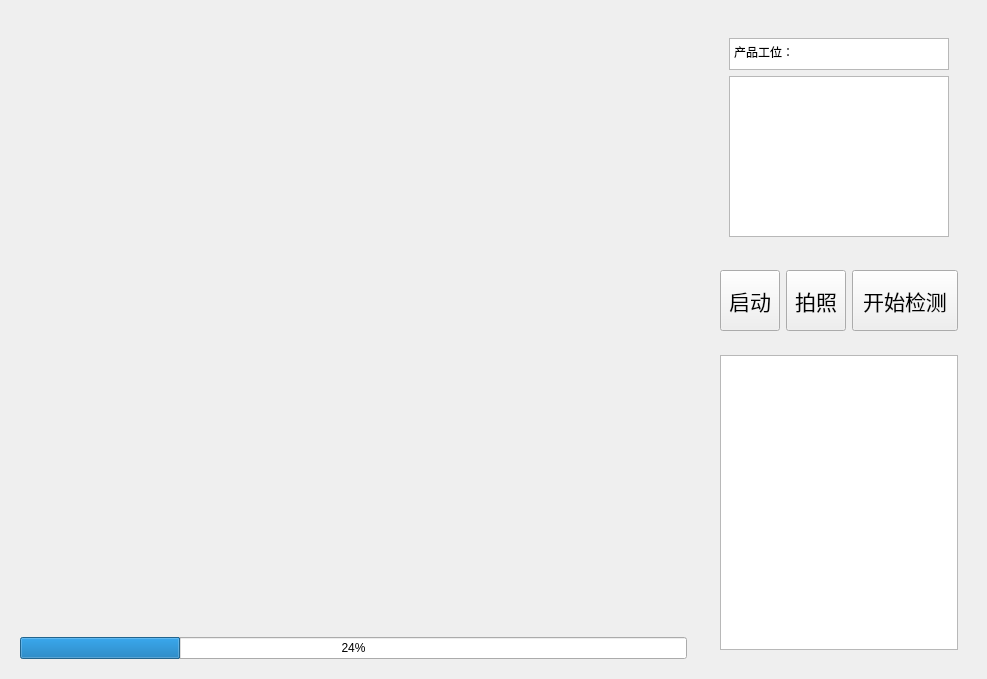
<?xml version="1.0" encoding="UTF-8"?>
<ui version="4.0">
 <class>Form</class>
 <widget class="QWidget" name="Form">
  <property name="geometry">
   <rect>
    <x>0</x>
    <y>0</y>
    <width>987</width>
    <height>679</height>
   </rect>
  </property>
  <property name="windowTitle">
   <string>Form</string>
  </property>
  <layout class="QHBoxLayout" name="horizontalLayout" stretch="5,2">
   <item>
    <widget class="QWidget" name="widget_1" native="true">
     <layout class="QVBoxLayout" name="verticalLayout_3">
      <item>
       <widget class="QStackedWidget" name="stackedWidget">
        <property name="currentIndex">
         <number>-1</number>
        </property>
       </widget>
      </item>
      <item>
       <layout class="QHBoxLayout" name="horizontalLayout_2">
        <item>
         <widget class="QProgressBar" name="progressBar">
          <property name="value">
           <number>24</number>
          </property>
         </widget>
        </item>
       </layout>
      </item>
     </layout>
    </widget>
   </item>
   <item>
    <widget class="QWidget" name="widget_2" native="true">
     <layout class="QVBoxLayout" name="verticalLayout" stretch="3,1,4">
      <item>
       <widget class="QWidget" name="widget_3" native="true">
        <layout class="QHBoxLayout" name="horizontalLayout_4" stretch="2">
         <item>
          <widget class="QWidget" name="widget_7" native="true">
           <layout class="QVBoxLayout" name="verticalLayout_2" stretch="1,5">
            <item>
             <widget class="QTextBrowser" name="textBrowser_2">
              <property name="sizePolicy">
               <sizepolicy hsizetype="Preferred" vsizetype="Minimum">
                <horstretch>0</horstretch>
                <verstretch>0</verstretch>
               </sizepolicy>
              </property>
              <property name="minimumSize">
               <size>
                <width>0</width>
                <height>30</height>
               </size>
              </property>
              <property name="font">
               <font>
                <pointsize>11</pointsize>
               </font>
              </property>
              <property name="html">
               <string>&lt;!DOCTYPE HTML PUBLIC &quot;-//W3C//DTD HTML 4.0//EN&quot; &quot;http://www.w3.org/TR/REC-html40/strict.dtd&quot;&gt;
&lt;html&gt;&lt;head&gt;&lt;meta name=&quot;qrichtext&quot; content=&quot;1&quot; /&gt;&lt;style type=&quot;text/css&quot;&gt;
p, li { white-space: pre-wrap; }
&lt;/style&gt;&lt;/head&gt;&lt;body style=&quot; font-family:'SimSun'; font-size:11pt; font-weight:400; font-style:normal;&quot;&gt;
&lt;p style=&quot; margin-top:0px; margin-bottom:0px; margin-left:0px; margin-right:0px; -qt-block-indent:0; text-indent:0px;&quot;&gt;&lt;span style=&quot; font-size:9pt;&quot;&gt;产品工位：&lt;/span&gt;&lt;/p&gt;&lt;/body&gt;&lt;/html&gt;</string>
              </property>
             </widget>
            </item>
            <item>
             <widget class="QTableWidget" name="tableWidget_2"/>
            </item>
           </layout>
          </widget>
         </item>
        </layout>
       </widget>
      </item>
      <item>
       <widget class="QWidget" name="widget_4" native="true">
        <layout class="QHBoxLayout" name="horizontalLayout_5" stretch="1,1,2">
         <item>
          <widget class="QToolButton" name="takePictureButton">
           <property name="sizePolicy">
            <sizepolicy hsizetype="Expanding" vsizetype="Expanding">
             <horstretch>0</horstretch>
             <verstretch>0</verstretch>
            </sizepolicy>
           </property>
           <property name="font">
            <font>
             <family>Adobe 黑体 Std R</family>
             <pointsize>16</pointsize>
            </font>
           </property>
           <property name="text">
            <string>启动</string>
           </property>
          </widget>
         </item>
         <item>
          <widget class="QToolButton" name="skipButton">
           <property name="sizePolicy">
            <sizepolicy hsizetype="Expanding" vsizetype="Expanding">
             <horstretch>0</horstretch>
             <verstretch>0</verstretch>
            </sizepolicy>
           </property>
           <property name="font">
            <font>
             <family>Adobe 黑体 Std R</family>
             <pointsize>16</pointsize>
            </font>
           </property>
           <property name="text">
            <string>拍照</string>
           </property>
          </widget>
         </item>
         <item>
          <widget class="QToolButton" name="startDetectButton">
           <property name="sizePolicy">
            <sizepolicy hsizetype="Expanding" vsizetype="Expanding">
             <horstretch>0</horstretch>
             <verstretch>0</verstretch>
            </sizepolicy>
           </property>
           <property name="font">
            <font>
             <family>Adobe 黑体 Std R</family>
             <pointsize>16</pointsize>
            </font>
           </property>
           <property name="text">
            <string>开始检测</string>
           </property>
          </widget>
         </item>
        </layout>
       </widget>
      </item>
      <item>
       <widget class="QWidget" name="widget_5" native="true">
        <layout class="QHBoxLayout" name="horizontalLayout_6">
         <item>
          <widget class="QTextBrowser" name="textBrowser_4"/>
         </item>
        </layout>
       </widget>
      </item>
     </layout>
    </widget>
   </item>
  </layout>
 </widget>
 <resources/>
 <connections/>
</ui>
